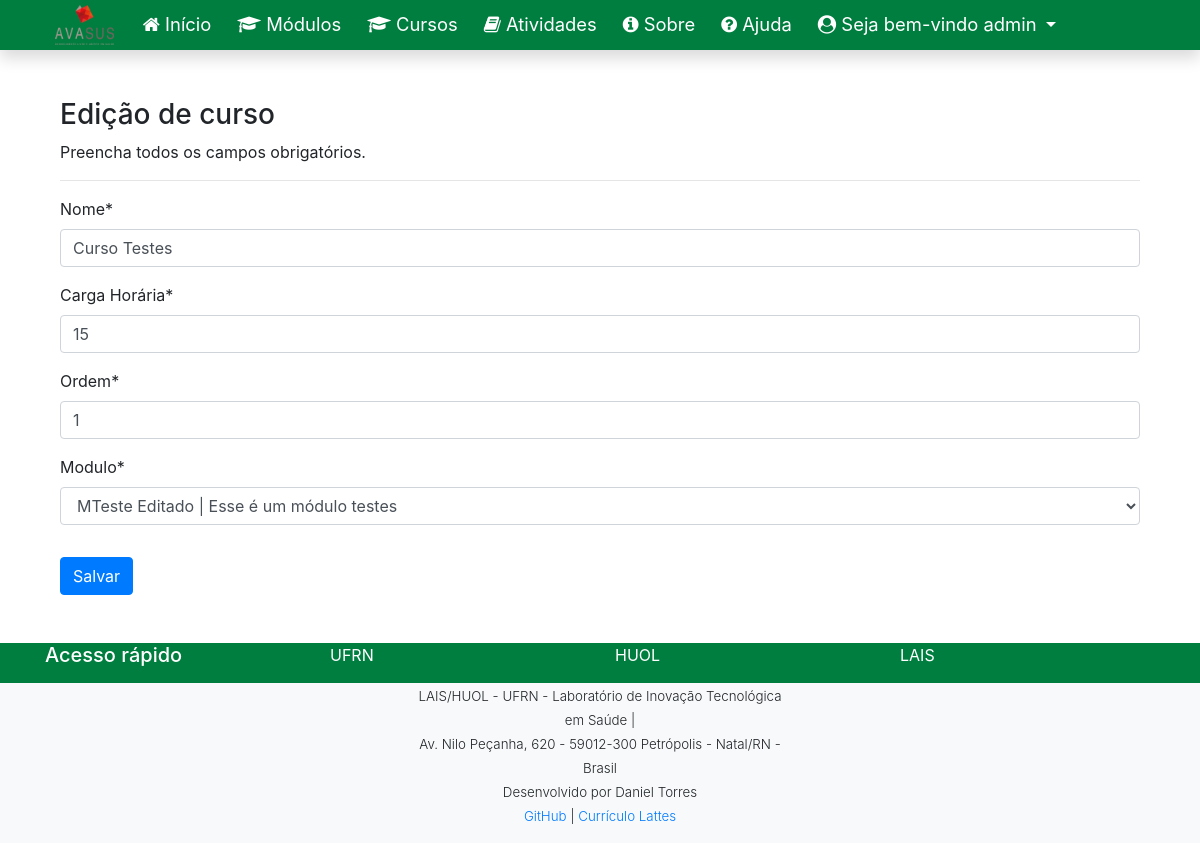
The app's page /editar/curso/1 (signed in), older data.
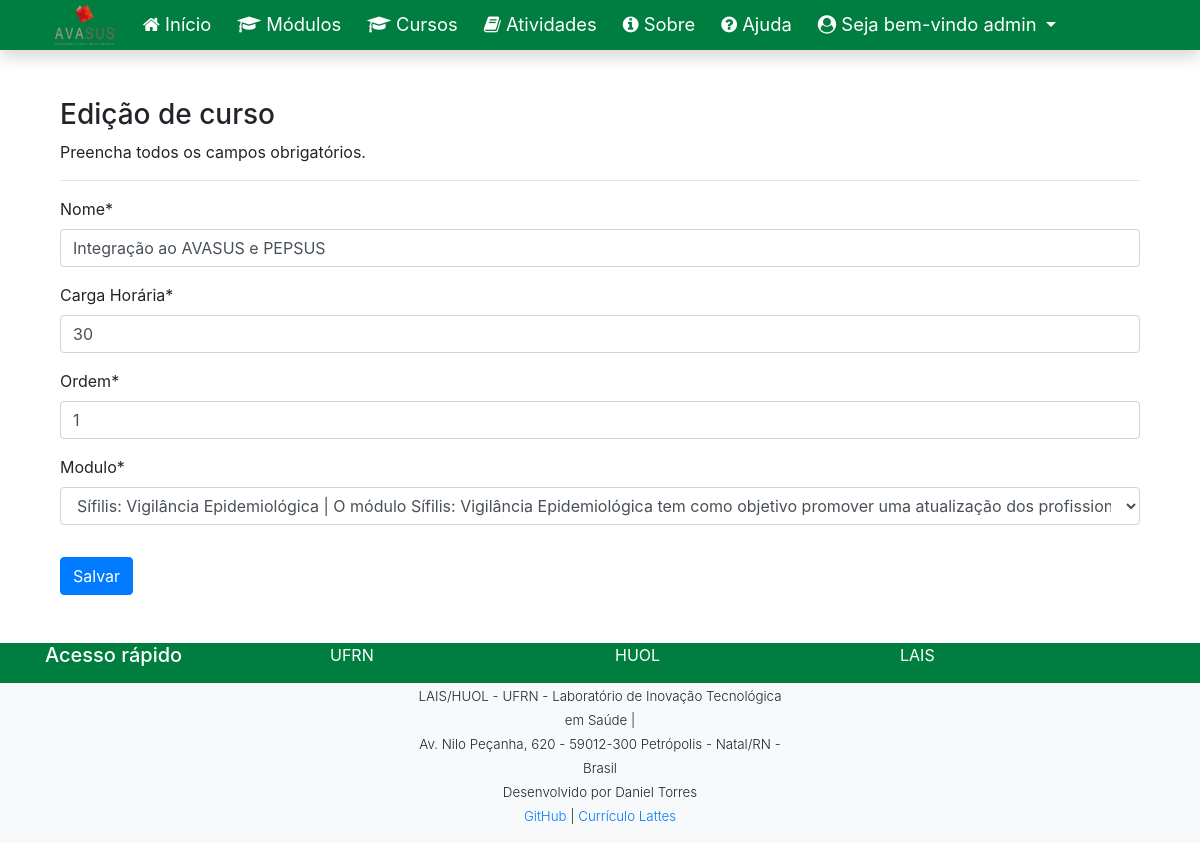
The same page, newer data.
### cadastros/models.py (models this page shows, shortened)
class Curso(models.Model):
    nome = models.CharField(max_length=50)
    carga_horaria = models.IntegerField(verbose_name="Carga Horária")
    ordem = models.IntegerField()
    modulo = models.ForeignKey(Modulo, on_delete=models.PROTECT)

class Modulo(models.Model):
    nome = models.CharField(max_length=50)
    descricao = models.CharField(max_length=150, verbose_name="Descrição")
    objetivo = models.CharField(max_length=200)
    idade_minima = models.IntegerField(verbose_name="Idade Mínima")
    def __str__(self):
        return "{} | {}".format(self.nome, self.descricao)

### cadastros/views.py (the view)
# urls.py: path('editar/curso/<int:pk>', CursoUpdate.as_view(), name='editar-curso'),
class CursoUpdate(GroupRequiredMixin, LoginRequiredMixin, UpdateView):
    login_url = reverse_lazy('login')
    group_required = u"Administrador"
    model = Curso
    fields = ['nome', 'carga_horaria', 'ordem', 'modulo']
    template_name = 'cadastros/form.html'
    success_url = reverse_lazy('listar-cursos')
    def get_context_data(self, *args, **kwargs):
        context = super().get_context_data(*args, **kwargs)
        context['titulo'] = "Edição de curso"
        context['botao'] = "Salvar"
        return context

### cadastros/templates/cadastros/form.html (shortened to what this page needs)
{%extends 'paginas/modelo.html' %}
{% load static %}
{% load crispy_forms_tags %}
{% block conteudo %}
<div class="container">
    <h3>{{ titulo }}</h3>
    <p align="justify">
        Preencha todos os campos obrigatórios.
    </p>
    <hr>
    <form action="" method="post">
        {{ form|crispy}}
        <button type="submit" class="btn btn-primary mt-3">
            {{ botao }}
        </button>
    </form>
    {% endblock %}

Row changes from the older to the newer data that the page shows:
changed Curso: nome "Curso Testes" → "Integração ao AVASUS e PEPSUS"; carga_horaria "15" → "30"; modulo "MTeste Editado | Esse é um módulo testes" → "Sífilis: Vigilância Epidemiológica | O módulo Sífilis: Vigilância Epidemiológica tem como objetivo promover uma atualização dos profissionais de saúde acerca dos conceitos essenciais ness"
